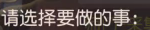
#> input picture python/111111111.bmp, 150 x 30 px
$ python bbb.py
#> lines starting #> are read from the running program, lines starting #| are printed output that depends on the picture; after the words box and inside, x2 and y2 are one past the last pixel; in counts of white or black regions, pixels touching at a corner belong together
import numpy as np
from PIL import Image
import cv2
from typing import Union, Tuple, Optional


def _parse_color_tolerance(color_tolerance: str) -> Tuple[np.ndarray, np.ndarray]:
    """
    解析颜色偏色字符串

    Args:
        color_tolerance: 颜色偏色字符串，格式如 "D7CCC6-0E0E09"

    Returns:
        (base_color, tolerance) 元组
    """
#> in color_filter_binarize, img is the input picture: PIL image 150x30 RGB; mean R, G, B 92.2, 80.4, 77.2
    base_color_hex, tolerance_hex = color_tolerance.split('-')

    base_color = np.array([
        int(base_color_hex[0:2], 16),
        int(base_color_hex[2:4], 16),
        int(base_color_hex[4:6], 16)
    ], dtype=np.int16)

    tolerance = np.array([
        int(tolerance_hex[0:2], 16),
        int(tolerance_hex[2:4], 16),
        int(tolerance_hex[4:6], 16)
    ], dtype=np.int16)

    return base_color, tolerance


def _binarize_array(img_array: np.ndarray, base_color: np.ndarray, tolerance: np.ndarray) -> np.ndarray:
    """
    对图片数组进行颜色偏色二值化处理

    Args:
        img_array: RGB图片数组 (H, W, 3)
        base_color: 基准色
        tolerance: 偏色范围

    Returns:
        二值化后的numpy数组
    """
    img_int16 = img_array.astype(np.int16)
    diff = np.abs(img_int16 - base_color)
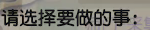
#> diff: shape (30, 150, 3) int16; mean R, G, B 120.3, 118.2, 110.9
    mask = np.all(diff <= tolerance, axis=2)
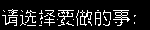
#> mask: shape (30, 150) bool; 12.9% white in thin lines or dots, all inside (x1, y1, x2, y2) = (2, 9, 136, 26)
    return np.where(mask, 255, 0).astype(np.uint8)


def color_filter_binarize(image_path: str, color_tolerance: str, output_path: str = None) -> np.ndarray:
    """
    根据基准色和偏色范围对图片进行二值化处理

    Args:
        image_path: 输入图片路径
        color_tolerance: 颜色偏色字符串，格式如 "D7CCC6-0E0E09"
                        其中D7CCC6为基准色(RGB)，0E0E09为RGB各通道的允许偏差
        output_path: 输出图片路径（可选），如果提供则保存结果

    Returns:
        二值化后的numpy数组 (0或255)

    Example:
    """
    # 解析颜色偏色字符串
    base_color, tolerance = _parse_color_tolerance(color_tolerance)

    # 读取图片并转换为RGB
    img = Image.open(image_path).convert('RGB')
    img_array = np.array(img)

    # 二值化处理
    binary = _binarize_array(img_array, base_color, tolerance)

    # 如果指定了输出路径，保存结果
    if output_path:
        result_img = Image.fromarray(binary, mode='L')
        result_img.save(output_path)

    return binary


def color_match_template(
    big_image: Union[str, np.ndarray],
    small_image: Union[str, np.ndarray],
    color_tolerance: str,
    similarity: float = 0.8
) -> Tuple[bool, Optional[Tuple[int, int]], float]:
    """
    使用颜色偏色二值化后进行模板匹配，判断小图是否在大图中
    匹配时忽略黑色像素（只匹配白色像素区域）

    Args:
        big_image: 大图路径或numpy数组(RGB)
        small_image: 小图路径或numpy数组(RGB)
        color_tolerance: 颜色偏色字符串，格式如 "D7CCC6-0E0E09"
        similarity: 相似度阈值 (0-1)，默认0.8

    Returns:
        (is_found, position, max_similarity) 元组
        - is_found: 是否找到匹配
        - position: 匹配位置 (x, y)，未找到时为None
        - max_similarity: 最大相似度值

    Example:
        # found, pos, sim = color_match_template("big.png", "small.png", "D7CCC6-0E0E09", 0.9)
        # if found:
        #     print(f"找到匹配，位置: {pos}, 相似度: {sim:.2f}")
    """
    # 解析颜色偏色
    base_color, tolerance = _parse_color_tolerance(color_tolerance)

    # 加载大图
    if isinstance(big_image, str):
#> (the run stopped early here; a loop or call above may not have finished)

$ run again, with python/1111.png saved as python/111111111.bmp
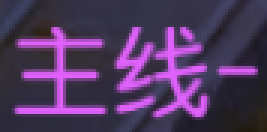
#> input picture python/1111.png, 89 x 44 px (shown 3 times larger)
#> in color_filter_binarize, img is the input picture: PIL image 89x44 RGB; mean R, G, B 80.1, 54.7, 96
#> in _binarize_array, `diff = np.abs(img_int16 - base_color)`:
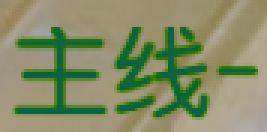
#> diff: shape (44, 89, 3) int16 (shown 3 times larger); mean R, G, B 131.7, 141.3, 102.6
#> mask: shape (44, 89) bool; every value is 0

$ run again, with python/333.png saved as python/111111111.bmp
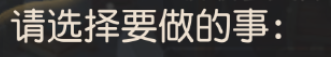
#> input picture python/333.png, 331 x 57 px
#> in color_filter_binarize, img is the input picture: PIL image 331x57 RGB; mean R, G, B 75.8, 72.8, 70.2
#> in _binarize_array, `diff = np.abs(img_int16 - base_color)`:
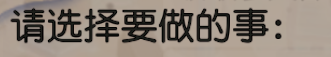
#> diff: shape (57, 331, 3) int16; mean R, G, B 138.8, 128.2, 118.1
#> in _binarize_array, `mask = np.all(diff <= tolerance, axis=2)`:
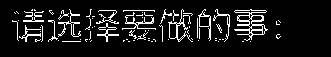
#> mask: shape (57, 331) bool; 9.8% white in thin lines or dots, all inside (x1, y1, x2, y2) = (12, 9, 281, 42)

$ run again, with python/444.png saved as python/111111111.bmp
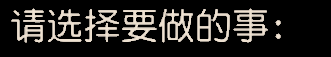
#> input picture python/444.png, 331 x 57 px
#> in color_filter_binarize, img is the input picture: PIL image 331x57 RGB; mean R, G, B 40.4, 38.2, 35.6
#> in _binarize_array, `diff = np.abs(img_int16 - base_color)`:
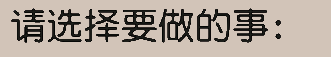
#> diff: shape (57, 331, 3) int16; mean R, G, B 174.2, 162.8, 152.6
#> in _binarize_array, `mask = np.all(diff <= tolerance, axis=2)`:
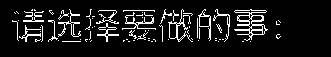
#> mask: shape (57, 331) bool; 9.8% white in thin lines or dots, all inside (x1, y1, x2, y2) = (12, 9, 281, 42)
